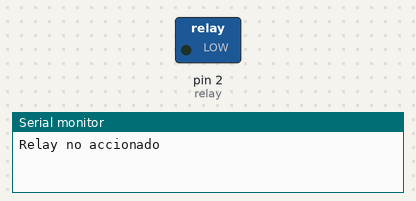
Bench run of a sketch on a simulated Arduino Uno, built with avr-gcc and run on an emulated ATmega328P. Parts: switched loads named in the sketch (green lamp = pin HIGH), the last lines printed to the serial monitor.

Above: at 5.0 s.
At 15.0 s:
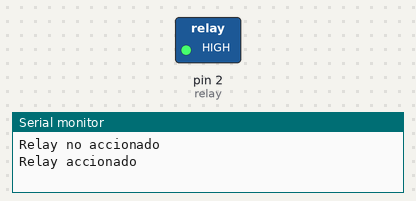
Timing chart, 0 to 26.0 s (numbered marks = the images above):
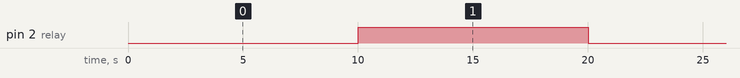

Measured:
- by itself, pin 2 (relay): alternates HIGH for 10.0 s and LOW for 10.0 s

The sketch:

SwitchRelayConLed.ino
```cpp
/* Autor: Elena Chong
   Fecha: Septiembre 11, 2016
   Titulo: Ejemplo básico de cómo utilizar el "Relay-5V" SKU: SM0002
   Descripcion: Este programa te permitira utilizar el Relay como un switch para controlar el componente de carga.
   Conexión del componente al Arduino Uno:
    S: pin 2
    +: 5V
    -: GND
   TINKERALL.COM
*/

// Definir
int relay = 2;

void setup() {
  // Configuración
  pinMode(relay, OUTPUT); // Configurar relay como salida o OUTPUT
  Serial.begin(9600); // Abrir el puerto serie a la velocidad de 9600bps para trasnmicion de datos.
}

void loop() {
  // Código principal donde ocurren en loop
  digitalWrite(relay, LOW); // envia señal baja al relay
  Serial.println("Relay no accionado");
  delay(10000);           // 10 segundos

  digitalWrite(relay, HIGH);  // envia señal alta al relay
  Serial.println("Relay accionado");
  delay(10000);           // 10 segundos

}
```
